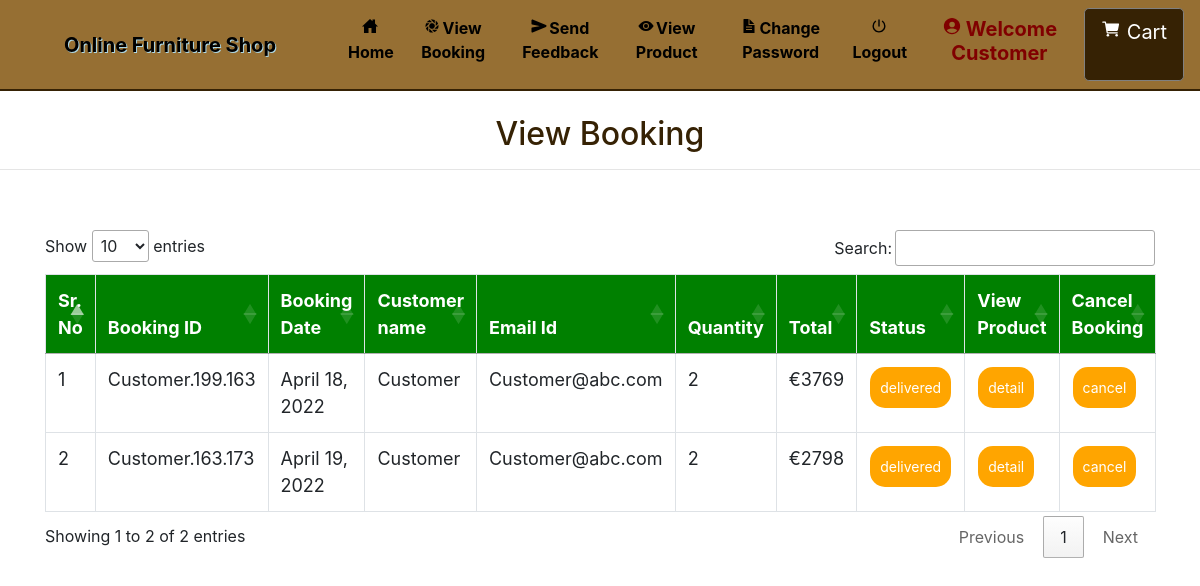
/admin_viewBooking (signed in), run on the app's committed database.
### furniture/models.py (models this page shows, shortened)
class Booking(models.Model):
    status = models.ForeignKey(Status, on_delete=models.CASCADE, null=True)
    profile = models.ForeignKey(Profile, on_delete=models.CASCADE, null=True)
    booking_id = models.CharField(max_length=200,null=True)
    quantity = models.CharField(max_length=100,null=True)
    book_date = models.CharField(max_length=30, null=True)
    total = models.IntegerField(null=True)

class Profile(models.Model):
    user = models.ForeignKey(User, on_delete=models.CASCADE, null=True)
    dob = models.DateField(null=True)
    city = models.CharField(max_length=30, null=True)
    address = models.CharField(max_length=50, null=True)
    contact = models.CharField(max_length=10, null=True)
    image = models.FileField(null=True)

class Status(models.Model):
    name = models.CharField(max_length=20, null=True)

### furniture/views.py (the view)
# urls.py: path('admin_viewBooking', Admin_View_Booking, name='admin_viewBooking'),
def Admin_View_Booking(request):
    if not request.user.is_authenticated:
        return redirect('login_admin')
    book = Booking.objects.all()
    d = {'book': book}
    return render(request, 'admin_viewBokking.html', d)

### furniture/templates/admin_viewBokking.html (shortened to what this page needs)
{% extends 'navigation.html' %}
{% block body %}
<center><h2 style="color:#362204;margin-top:2%">View Booking</h2></center><hr>
 <div class="container">
<table class="table table-bordered" id="myTable">
  <thead>
  <tr>
    <th>Sr. No</th>
    <th>Booking ID</th>
    <th>Booking Date</th>
    <th>Customer name</th>
    <th>Email Id</th>
      <th>Quantity</th>
      <th>Total</th>
      <th>Status</th>
    <th>View Product</th>
    <th>Cancel Booking</th>
  </tr>
  </thead>
   <tbody>
{% for i in book %}
  <tr>
      <td>{{forloop.counter}}</td>
    <td>{{i.booking_id}}</td>
    <td>{{i.book_date}}</td>
    <td>{{i.profile.user.username}}</td>
    <td>{{i.profile.user.email}}</td>
      <td>{{i.quantity}}</td>
      <td>€{{i.total}}</td>
    <td><a href="{% url 'Edit_status' i.booking_id i.id %}"><button class="button button1">{{i.status.name}}</button></a></td>
      <td><a href="{% url 'admin_booking_detail' i.booking_id i.id i.profile.user.id  %}"><button class="button button1">detail</button></a></td>
      <td><a href="{% url 'delete_admin_booking' i.booking_id i.id %}" onclick="return confirm('Are you sure?')"><button class="button button1" id="#delete">cancel</button></a></td>
  </tr>
   {% endfor %}
    </tbody>
</table>
 </div>
{% endblock %}

### furniture/templates/navigation.html (shortened to what this page needs)
<!DOCTYPE html>
<html lang="en">
<head>
    {% load static %}
     <link rel="stylesheet" href="https://maxcdn.bootstrapcdn.com/bootstrap/4.0.0/css/bootstrap.min.css">
  <link rel = stylesheet href = "//cdn.datatables.net/1.10.19/css/jquery.dataTables.min.css">
</head>
<body style="background-color: white">
<nav class="navbar navbar-expand-sm" style = "background-color :#966F33 ; border-bottom:2px solid #362204">
  <a class="navbar-brand pl-5" href="#" style="color:black ; font-weight : bold">Online Furniture Shop</a>
<div class="collapse navbar-collapse" id="collapsibleNavbar">
  <ul class="navbar-nav pl-5 text-center">
    {% if request.user.username %}
    {% if not request.user.is_staff %}
    <li class="nav-item">
      <a class="nav-link" href="{% url 'home' %}" style="color:black"><ion-icon style="margin-right:2px" name="home-sharp"></ion-icon>Home</a>
    </li>
    <li class="nav-item">
      <a class="nav-link" href="{% url 'view_booking' %}" style="color:black"><ion-icon style="margin-right:2px" name="aperture"></ion-icon>View Booking</a>
    </li>
    <li class="nav-item">
      <a class="nav-link" href="{% url 'send_feedback' request.user.id %}" style="color:black"><ion-icon style="margin-right:2px" name="send"></ion-icon>Send Feedback</a>
    </li>
    <li class="nav-item">
      <a class="nav-link" href="{% url 'view_product' 0 %}" style="color:black"><ion-icon style="margin-right:2px" name="eye"></ion-icon>View Product</a>
    </li>
    <li class="nav-item">
      <a class="nav-link" href="{% url 'change_password' %}" style="color:black"><ion-icon style="margin-right:2px" name="document-text-sharp"></ion-icon>Change Password</a>
    </li>
    {% endif %}
    {% endif %}
    {% if request.user.is_authenticated %}
    <a class="nav-link" href="{% url 'logout' %}" style="color:black"><ion-icon style="margin-right:2px" name="power-sharp"></ion-icon>Logout</a>
    {% if not request.user.is_staff %}
    <li class="nav-item">
      <a href="{% url 'profile' %}"><h5 class="nav-link" style="color:maroon"><ion-icon style="margin-right:4px;color:maroon" name="person-circle-sharp"></ion-icon>Welcome {{request.user.username}}</h5>
      </a></li>
    {% else %}
    <li class="nav-item">
      <h5  class="nav-link" style="color:maroon"><ion-icon style="margin-right:4px;color:maroon" name="person-circle-sharp"></ion-icon>Welcome {{request.user.username}}</h5>
    </li>
    {% endif %}
    {% endif %}
    {% if not request.user.is_staff %}
    {% if request.user.username %}
      <a href="{% url 'cart' %}" style="border:1px solid gray; background-color: #362204;" class="btn btn-default btn-lg text-dark text-capitalize">
        <ion-icon style="color:white;margin-top:2%" name="cart"></ion-icon><span style="margin-left:6px;margin-top:2%;color:white">Cart</span></a></center>
{% endif %}
    {% endif %}
    </ul>
</div>
</nav>
{% block body %}
{% endblock %}
</body></html>

### furniture/templates/navigation.html (style rules this page uses)
* { box-sizing: border-box; }
#myTable { border-collapse: collapse; width: 100%; border: 1px solid #ddd; font-size: 18px; }
#myTable th { text-align: left; padding: 12px; background-color: green; color: white; }
#myTable td { text-align: left; padding: 12px; background-color: white; }
#myTable tr { border-bottom: 1px solid #ddd; }
.button { background-color: orange; border: none; color: white; padding: 10px; text-align: center; text-decoration: none; display: inline-block; font-size: 14px; margin: 1px 1px; cursor: pointer; }
.button1 { border-radius: 15px; }
.nav-link { font-weight:bold; }
.navbar-brand { text-shadow: 1px 1px lightblue; }

### data on the page
Booking: booking_id "Customer.199.163", book_date "April 18, 2022", profile.user.username "Customer", profile.user.email "Customer@abc.com", quantity "2", total "3769", status.name "delivered"
Booking: booking_id "Customer.163.173", book_date "April 19, 2022", profile.user.username "Customer", profile.user.email "Customer@abc.com", quantity "2", total "2798", status.name "delivered"

### other printed values
{{ request.user.username }} "Customer"
